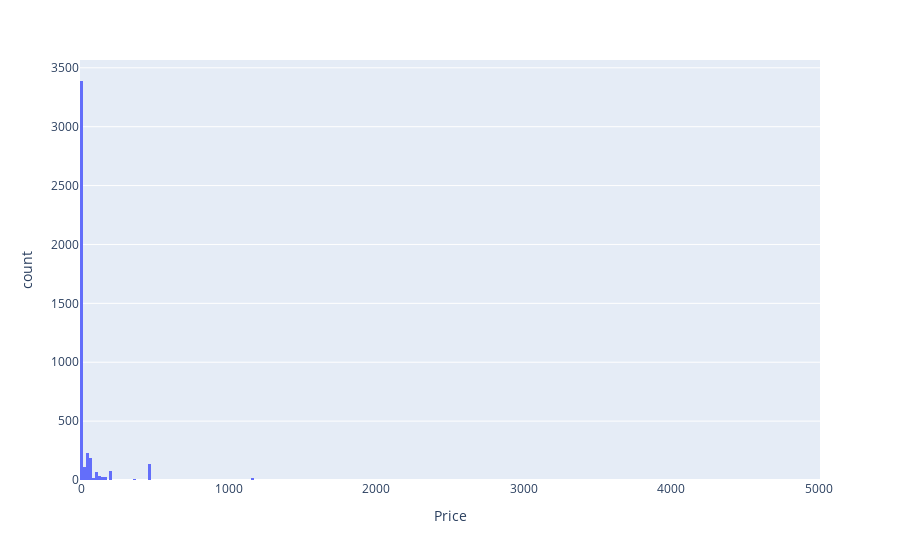

Write notebook code for a chart like this one.
### Code cell
price_hist = px.histogram(df_clean, x="Price")
price_hist.show()

### Figure 1 — Plotly figure (JSON) as saved in the notebook; plotly's stock layout.template omitted (floating-point values rounded to 4 significant figures; data arrays with more than 128 entries replaced by an {"elided": "..."} marker saying what was removed)
{"data": [{"alignmentgroup": "True", "bingroup": "x", "hovertemplate": "Price=%{x}<br>count=%{y}<extra></extra>", "legendgroup": "", "marker": {"color": "#636efa", "pattern": {"shape": ""}}, "name": "", "offsetgroup": "", "orientation": "v", "showlegend": false, "type": "histogram", "x": {"elided": "4324 float values"}, "xaxis": "x", "yaxis": "y"}], "layout": {"autosize": true, "barmode": "relative", "legend": {"tracegroupgap": 0}, "margin": {"t": 60}, "xaxis": {"anchor": "y", "autorange": true, "domain": [0, 1], "range": [-10, 5010], "title": {"text": "Price"}, "type": "linear"}, "yaxis": {"anchor": "x", "autorange": true, "domain": [0, 1], "range": [0, 3566.0], "title": {"text": "count"}}}}
